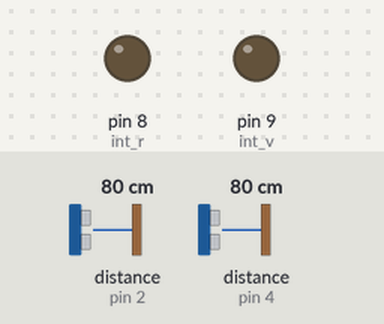
This sketch was run on a simulated Arduino Uno, built with avr-gcc and run on an emulated ATmega328P. On the bench: output pins drawn as LEDs (lit = HIGH). Wiring (inferred from the names in the program): 2 × ultrasonic range finder: trigger pin 3, echo pin 2 / trigger pin 5, echo pin 4. Inputs (shaded band) come from the test bench; at power-on: distance to the obstacle (sensors on pin 2, pin 4) 80 cm. The echo pulse lasts 58.3 µs per cm; pins used as bus, display or sensor lines are not drawn.

Above: at 1.2 s.
1.3 s: distance to the obstacle (sensor on pin 2) set to 22 cm
2.8 s: distance to the obstacle (sensor on pin 2) set to 18 cm
At 4.0 s:
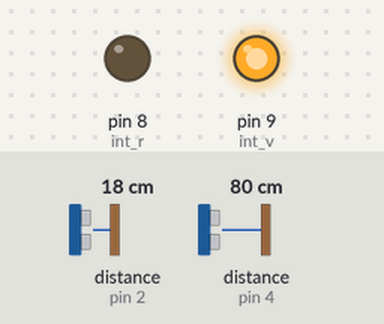
4.3 s: distance to the obstacle (sensor on pin 4) set to 22 cm
5.8 s: distance to the obstacle (sensor on pin 4) set to 18 cm
At 6.2 s:
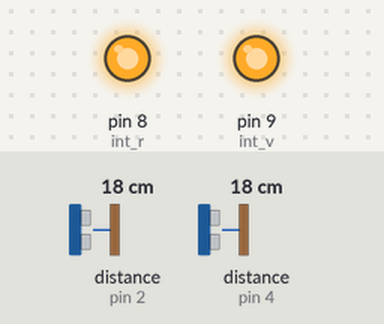
7.3 s: distance to the obstacle (sensor on pin 2) set to 35 cm
At 8.5 s:
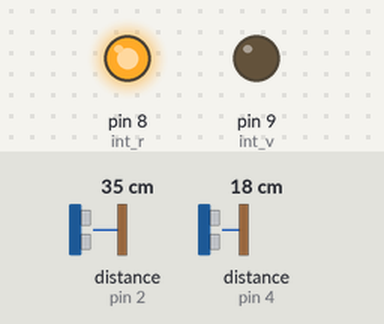
8.8 s: distance to the obstacle (sensor on pin 2) set to 2 cm
At 9.7 s:
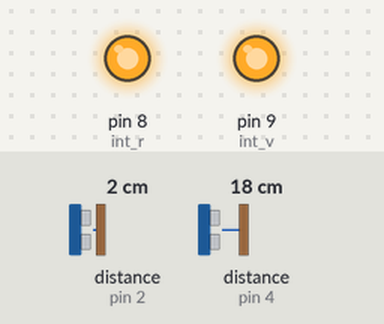
Timing chart, 0 to 11.3 s (numbered marks = the images above; inputs shaded):
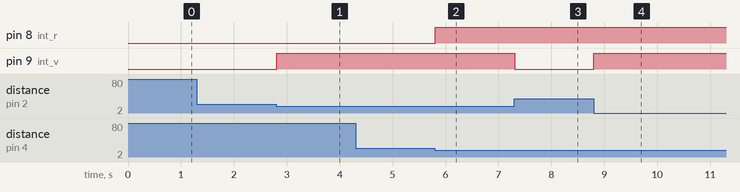

The sketch:

Balancing_robot_hcsr04_module.ino
```cpp
#define tr1 3                         //defines for trigger pins
#define tr2 5
#define ech1 2                        //defines for echo pins
#define ech2 4
#define int_r 8                       //defines for obstacle detecded pins
#define int_v 9

int duration;                         //helper variable for the pulse duration
int distance_v;                       //distance to front
int distance_r;                       //distance to back

bool tooClose_v=false;                //flags if its too close to one side
bool tooClose_r=false;

void setup() {
  pinMode(tr1,OUTPUT);                //pinmodes
  pinMode(tr2,OUTPUT);
  pinMode(ech1,INPUT);
  pinMode(ech2,INPUT);
  pinMode(int_v,OUTPUT);
  pinMode(int_r,OUTPUT);
  digitalWrite(int_v,LOW);            //set obstacle detected pins to low -- just to be sure
  digitalWrite(int_r,LOW);
}

void loop()
{
  digitalWrite(tr1,HIGH);             //distance measurement for side 1
  delayMicroseconds(10);
  digitalWrite(tr1,LOW);

  duration=pulseIn(ech1,HIGH);
  distance_v=0.017*duration;


  digitalWrite(tr2,HIGH);             //distance measurement for side 2
  delayMicroseconds(10);
  digitalWrite(tr2,LOW);

  duration=pulseIn(ech2,HIGH);
  distance_r=0.017*duration;


  if(distance_v<20)                   //if its too close set tooClose flag to 1
  {
    tooClose_v=true;
  }
  if(distance_r<20)
  {
    tooClose_r=true;
  }
  if(distance_v>20)                   //if its not too close set tooClose flag to 0
  {
    tooClose_v=false;
  }
  if(distance_r>20)
  {
    tooClose_r=false;
  }

  digitalWrite(int_v, tooClose_v);    //write the flags (1=high=true) (0=low=false)
  digitalWrite(int_r, tooClose_r);
}
```

Measured:
- the behaviour switches between 21 and 20 cm on distance to the obstacle (sensor on pin 2) (found by bisection; images 0 and 1)
- the behaviour switches between 21 and 20 cm on distance to the obstacle (sensor on pin 4) (found by bisection; images 1 and 2)
- after the input at 1.3 s, every drawn part: stays the same
- after the input at 2.8 s, pin 9 (int_v): LOW → HIGH at once
- after the input at 4.3 s, every drawn part: stays the same
- after the input at 5.8 s, pin 8 (int_r): LOW → HIGH at once
- after the input at 7.3 s, pin 9 (int_v): HIGH → LOW at once
- after the input at 8.8 s, pin 9 (int_v): LOW → HIGH at once
